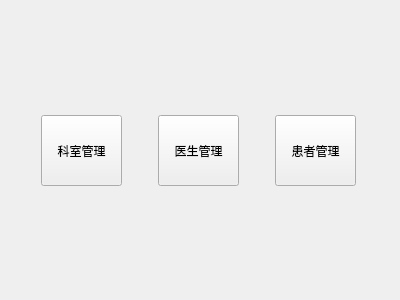
<?xml version="1.0" encoding="UTF-8"?>
<ui version="4.0">
 <class>WelcomeView</class>
 <widget class="QWidget" name="WelcomeView">
  <property name="geometry">
   <rect>
    <x>0</x>
    <y>0</y>
    <width>400</width>
    <height>300</height>
   </rect>
  </property>
  <property name="windowTitle">
   <string>欢迎</string>
  </property>
  <layout class="QVBoxLayout" name="verticalLayout">
   <item>
    <spacer name="verticalSpacer">
     <property name="orientation">
      <enum>Qt::Orientation::Vertical</enum>
     </property>
     <property name="sizeHint" stdset="0">
      <size>
       <width>20</width>
       <height>96</height>
      </size>
     </property>
    </spacer>
   </item>
   <item>
    <layout class="QHBoxLayout" name="horizontalLayout">
     <item>
      <widget class="QPushButton" name="pushButton">
       <property name="minimumSize">
        <size>
         <width>81</width>
         <height>71</height>
        </size>
       </property>
       <property name="maximumSize">
        <size>
         <width>81</width>
         <height>71</height>
        </size>
       </property>
       <property name="text">
        <string>科室管理</string>
       </property>
      </widget>
     </item>
     <item>
      <widget class="QPushButton" name="pushButton_2">
       <property name="minimumSize">
        <size>
         <width>81</width>
         <height>71</height>
        </size>
       </property>
       <property name="maximumSize">
        <size>
         <width>81</width>
         <height>71</height>
        </size>
       </property>
       <property name="text">
        <string>医生管理</string>
       </property>
      </widget>
     </item>
     <item>
      <widget class="QPushButton" name="pushButton_3">
       <property name="minimumSize">
        <size>
         <width>81</width>
         <height>71</height>
        </size>
       </property>
       <property name="maximumSize">
        <size>
         <width>81</width>
         <height>71</height>
        </size>
       </property>
       <property name="text">
        <string>患者管理</string>
       </property>
      </widget>
     </item>
    </layout>
   </item>
   <item>
    <spacer name="verticalSpacer_2">
     <property name="orientation">
      <enum>Qt::Orientation::Vertical</enum>
     </property>
     <property name="sizeHint" stdset="0">
      <size>
       <width>20</width>
       <height>95</height>
      </size>
     </property>
    </spacer>
   </item>
  </layout>
 </widget>
 <resources/>
 <connections/>
</ui>
